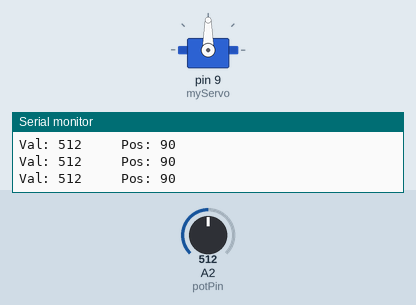
A sketch run on a simulated Arduino Uno, built with avr-gcc and run on an emulated ATmega328P. On the bench: servo, the last lines printed to the serial monitor. The inputs (shaded band) are chosen by the test bench; at power-on: A2 (potPin) = 512.

Above: at 1.2 s.
1.3 s: A2 (potPin) set to 553
At 2.2 s:
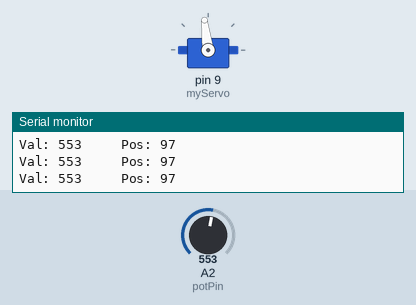
2.8 s: A2 (potPin) set to 581
At 4.0 s:
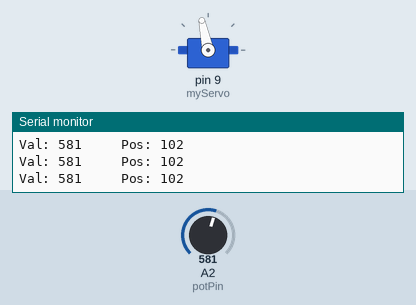
4.3 s: A2 (potPin) set to 306
At 5.4 s:
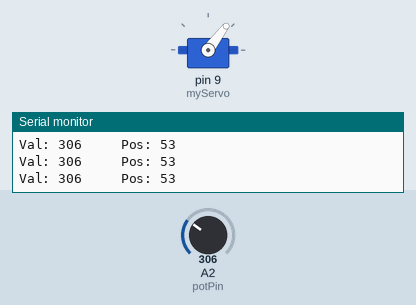
5.8 s: A2 (potPin) set to 106
At 6.1 s:
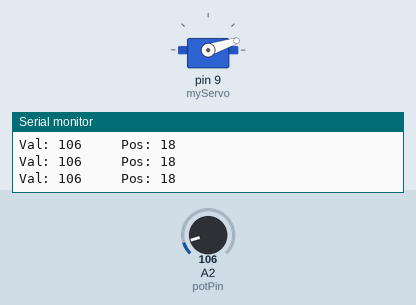
7.3 s: A2 (potPin) set to 92
At 7.6 s:
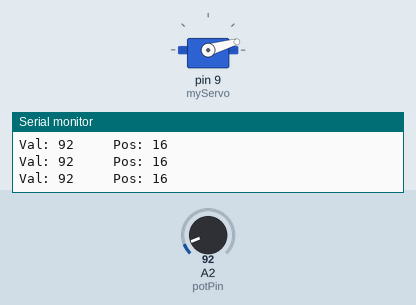
10.3 s: A2 (potPin) set to 122
At 10.8 s:
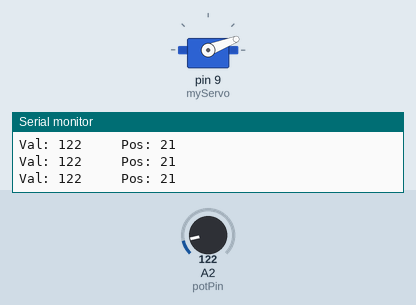
Timing chart, 0 to 12.8 s (numbered marks = the images above; inputs shaded):
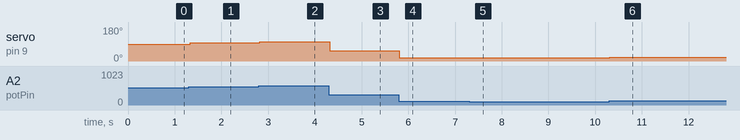

The sketch:

Control_Servo.ino
```cpp
#include <Servo.h> //includes header file containing Servo code

Servo myServo; //instantiates Servo

int potPin = 2; //initializes data pin for potentiometer pin to pin 2
int val = 0; //variable that reads analog signal from potentiometer
int pos = 0; //variable that sets position for Servo

void setup() {
  myServo.attach(9); //initializes pin D9 for Servo
  Serial.begin(9600); //initializes serial monitor for debugging
}

void loop() {

  val = analogRead(potPin); //reads signal from potentiometer as int 0-1023 from pin A2
  Serial.print("Val: "); //for debugging
  Serial.print(val);
  pos = (int)((double)(val)/1023*180); //converts from int 0-1023 to int 0-180
  Serial.print("     Pos: "); //for debugging
  Serial.println(pos);
  myServo.write(pos); //moves Servo to new position
  delay(15); //delay to allow motor to turn
}
```

Measured:
- after the input at 1.3 s, servo on pin 9 (myServo): 90° → 97° at once
- after the input at 2.8 s, servo on pin 9 (myServo): 97° → 102° at once
- after the input at 4.3 s, servo on pin 9 (myServo): 102° → 53° at once
- after the input at 5.8 s, servo on pin 9 (myServo): 53° → 18° at once
- after the input at 7.3 s, servo on pin 9 (myServo): 18° → 16° at once
- after the input at 10.3 s, servo on pin 9 (myServo): 16° → 21° at once
